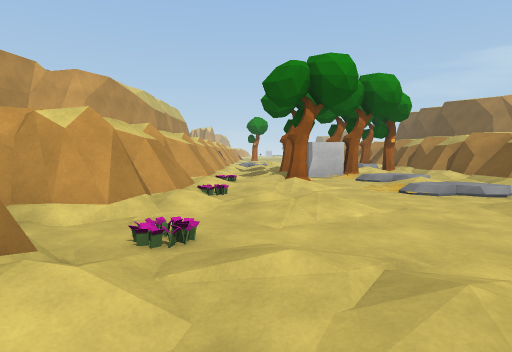
[1] (above)

22 first-person views from a walk through a Unity game level. The camera is 1.4 m above the floor, tilts 4° down and sees 75° across. The floor is counted in squares, 2 m on a side. Each view is taken from the middle of a square. On the plan, view 1 faces up. The plan holds only what a view shows up to about 10 squares ahead; the rest is blank. The place goes on beyond the plan. Some surface patterns are stand-ins.

[2]
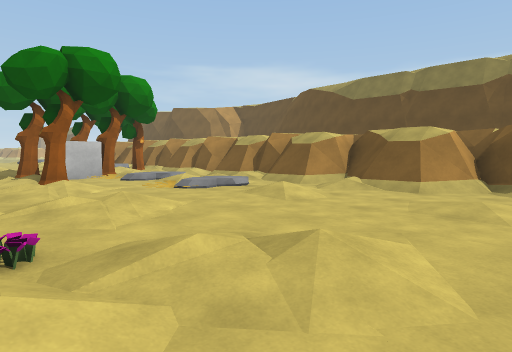

[3]
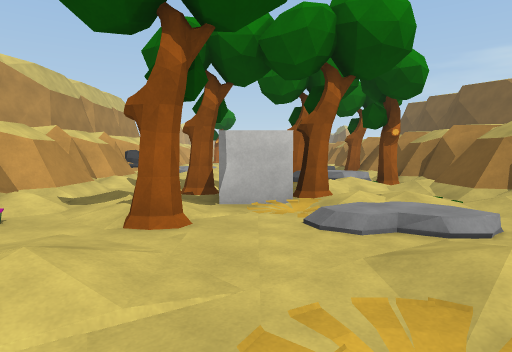

[4]
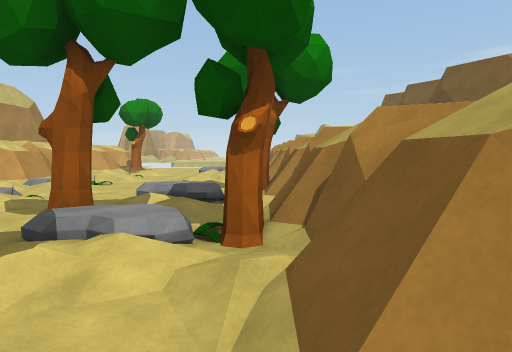

[5]
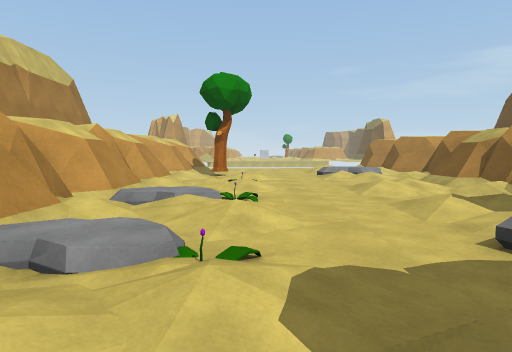

[6]
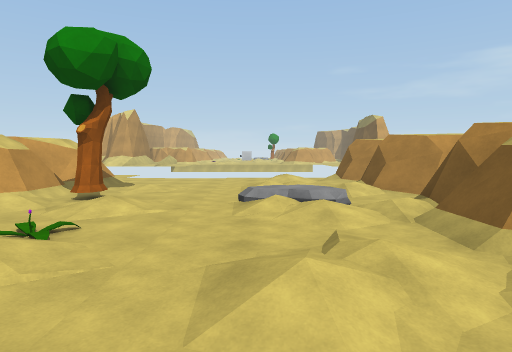

[7]
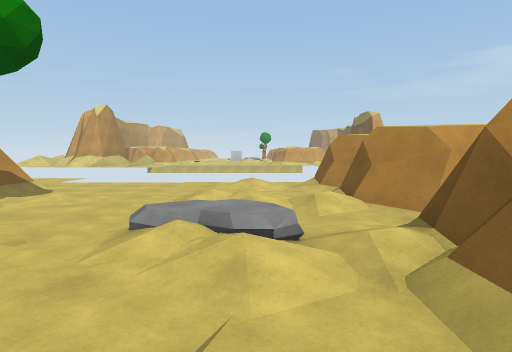

[8]
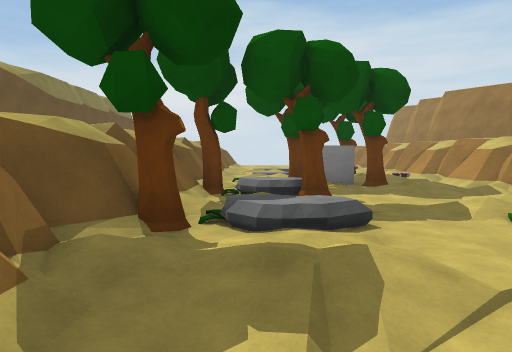

[9]
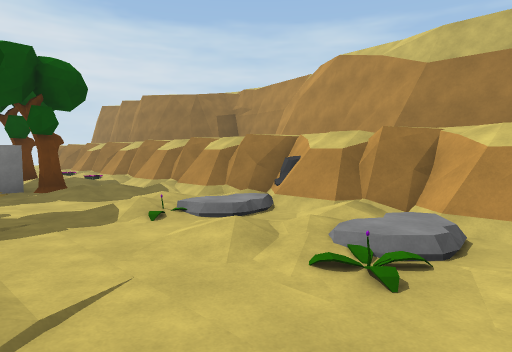

[10]
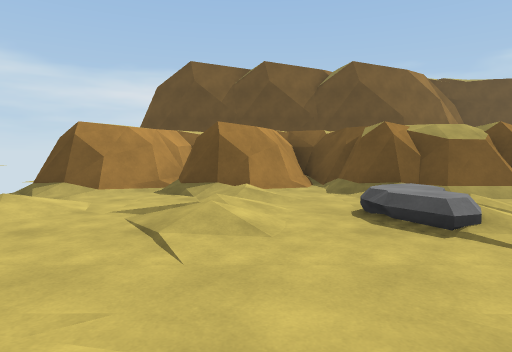

[11]
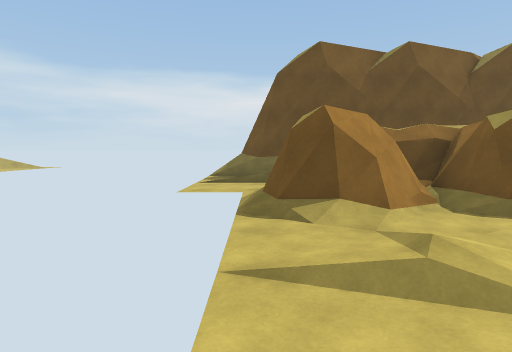

[12]
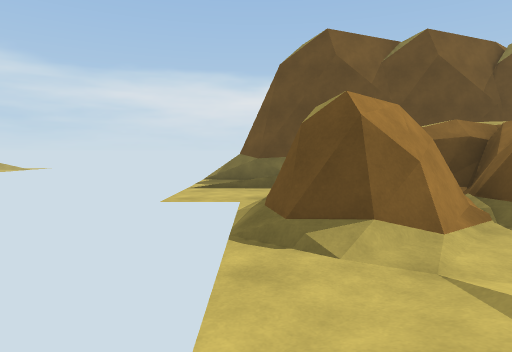

[13]
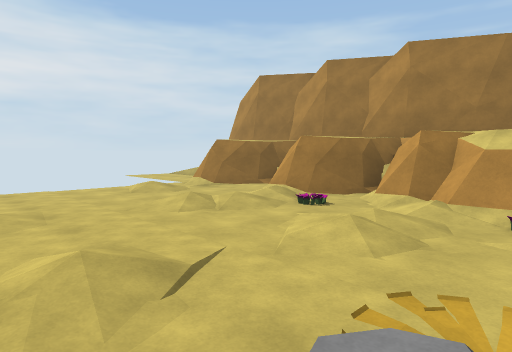

[14]
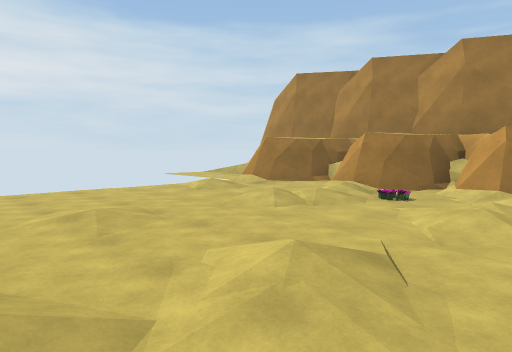

[15]
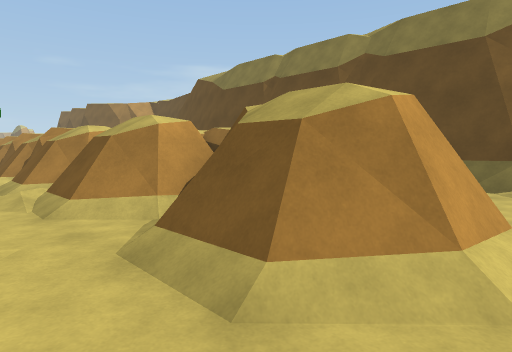

[16]
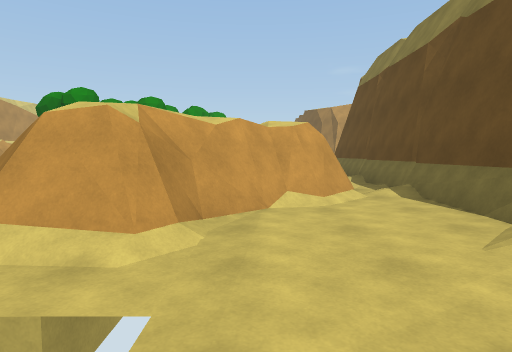

[17]
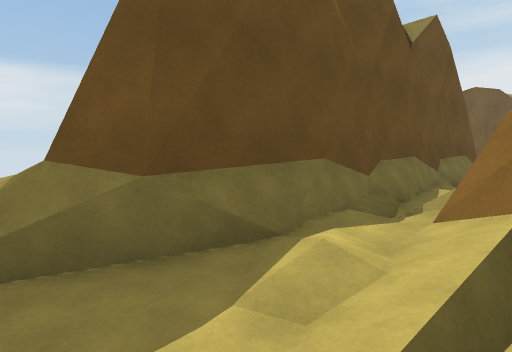

[18]
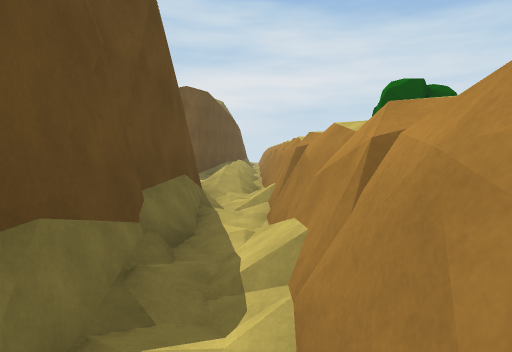

[19]
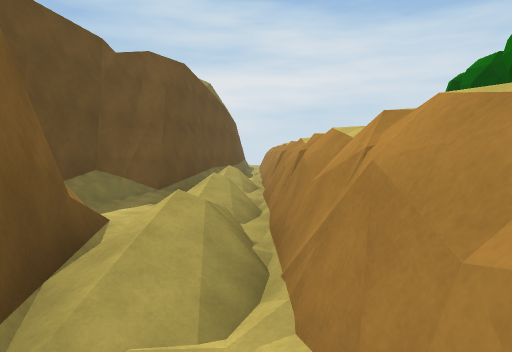

[20]
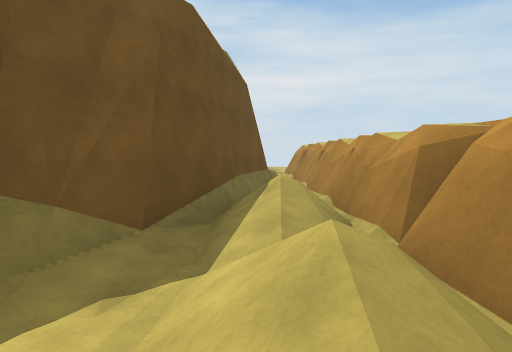

[21]
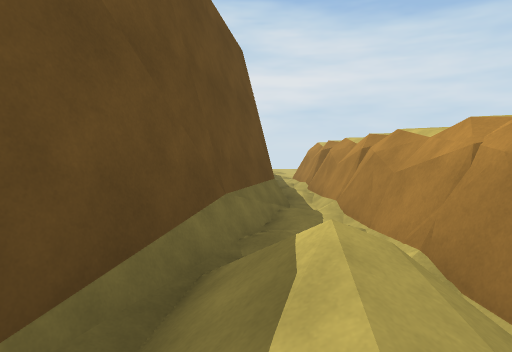

[22]
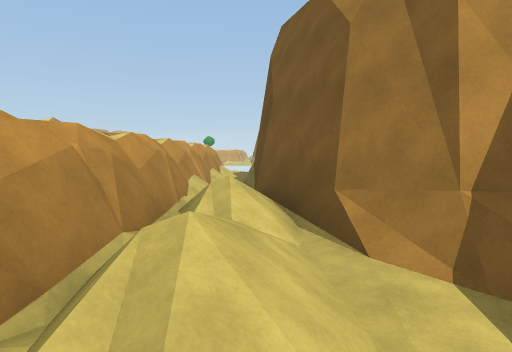

### Floor plan
Key: @ floor where view 1 was taken; # wall or solid block; x gap in a wall; . main floor; : floor 0.25 m higher than the main floor; + floor 0.5 m higher than the main floor; / step, stairs or slope; = window, fence, low wall or low ledge; T tree; R rock; O other object.
Columns run from 3 left of view 1 to 13 right of it. Each row starts with its distance up from view 1.
 29            ...//
 28  ........x:...##
 27  #/....:.## #:#
 26  #/....../###/#
 25  #.....:.## #/#
 24  #/...:::## #/#
 23  #/T...R..# #/#
 22  #:.:.+//## #/#
 21  #/....:/#  #/#
 20  #/:O.../#  #/#
 19  ##...::/#  #/##
 18  ##O..../#  #//#
 17  #/:..::/#  #=/#
 16 ##/..../T#  #//##
 15 #R:O../RO#  #=/:#
 14   .:/./::#  #//:#
 13  #:...T//#  #//:#
 12  #:::. OT#  #=/##
 11  #/.TO:./#  #//#
 10  #/.OOT./#  #//#
  9  #/.:./O:#  #/##
  8  #/.T.O//#  #/#
  7  #+./././#  #/#
  6  #O...O::#  #:#
  5  #:....//#  #:#
  4 ##:/:./:. # #:#
  3 #/O...../ # #:#
  2 ##.:..../####:#
  1 ##:.:..:.####.#
  0 #/.@..../###..#
 -1 ##.:..../##...#
 -2  #............
 -3            ..
 -4            .

Positions as (right, up) in squares from view 1, and headings:
1: (0, 0), facing up
2: (-1, 0), facing up-right
3: (2, 5), facing up
4: (5, 9), facing up
5: (1, 13), facing up
6: (3, 17), facing up
7: (4, 19), facing up
8: (4, 19), facing down
9: (3, 19), facing down-left
10: (0, 24), facing right
11: (2, 28), facing right
12: (3, 28), facing right
13: (4, 6), facing down-left
14: (5, 5), facing down-left
15: (4, -2), facing up-right
16: (8, -4), facing up
17: (9, 29), facing down-right
18: (10, 25), facing down
19: (10, 20), facing down
20: (11, 16), facing down
21: (11, 13), facing down
22: (11, 13), facing up
